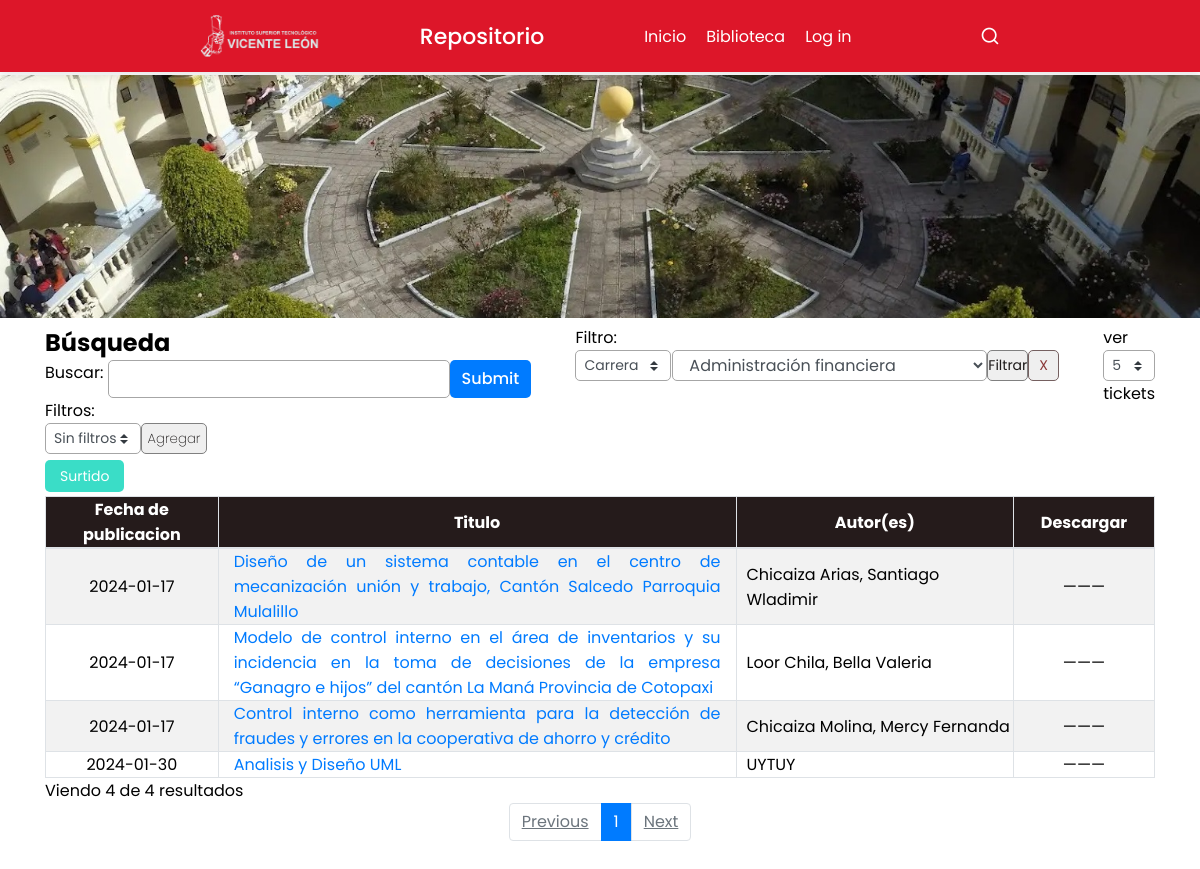
The app's page /search?item1=Administración financiera with its own data.
### tables this page shows
CREATE TABLE `acaautor` (
  `autor_cod_autor` int(11) NOT NULL,
  `autor_nom_autor` varchar(100) NOT NULL,
  `autor_cod_projc` int(11) NOT NULL,
  `autor_cod_tutor` int(11) NOT NULL
);

CREATE TABLE `acaprojc` (
  `projc_cod_projc` int(11) NOT NULL,
  `projc_mat_projc` varchar(50) NOT NULL,
  `projc_tit_projc` varchar(200) NOT NULL,
  `projc_fec_projc` date NOT NULL,
  `projc_ubi_projc` varchar(200) NOT NULL,
  `projc_rem_projc` text NOT NULL,
  `projc_fil_projc` text NOT NULL,
  `projc_cod_colec` int(11) NOT NULL
);

### search.php (the view, shortened to what this page needs)
<?php
require_once('./database/searcher.php');
require_once('./header.php');
?>
        <br><br><br>
        <banner>
            <div>
                <img src="./images/banner-istvl.jpg" alt="">
            </div>
        </banner>
    <?php
        if(!isset($_REQUEST['assortment'])){
    ?>
        <div class="container">
            <div style="display:flex;justify-content:space-between;flex-wrap:wrap">
                <div>
                    <form action="./search" method="GET" id="usrform">
                        <h2>Búsqueda</h2>
                        <div class="submit-btn" style="display: flex;">
                            <label>Buscar:&nbsp;</label>
                            <div><input autocomplete="off" type="text" id="seeker" name="seeker" value="<?=$seeker?>" class="form-control" form="usrform"></div><input type="submit" class="btn btn-save" form="usrform">
                        </div>
                    </form>
                    <form action="./search" method="GET" id="filform">
                        <label>Filtros:&nbsp;&nbsp;&nbsp;&nbsp;&nbsp;&nbsp;&nbsp;&nbsp;&nbsp;&nbsp;&nbsp;&nbsp;&nbsp;
                            <div style="display:flex;padding-bottom:9px">
                                <select name="selecciones" id="selecciones" class="custom-select form-control form-control-sm" style="width:6rem">
                                    <?php
                                    $items=['Sin filtros','Carrera','Autor','Fecha'];
                                    for ($i=0; $i < 4; $i++) {
                                            echo "<option value='$items[$i]'>$items[$i]</option>";
                                    }
                                    ?>
                                </select>
                                <div style="display:flex;">
                                    <button type="submit">Agregar</button>
                                </div>
                            </div>
                            <a class="btn-save" href="./search?assortment">Surtido</a>
                        </label>
                    </form>
                </div>
                <div>
                    <div style="max-width:300">
                        <?php if(!empty($career)){?>
                            <div style="display: flex">
                                <label>Filtro:&nbsp;&nbsp;&nbsp;&nbsp;&nbsp;&nbsp;&nbsp;&nbsp;&nbsp;&nbsp;&nbsp;&nbsp;&nbsp;
                                    <select name="selecciones" id="selecciones" class="custom-select form-control form-control-sm" style="width:6rem">
                                        <option value="item">Carrera</option>
                                    </select>
                                </label>
                                <label>&nbsp;
                                    <div style="display: flex">
                                    <?php
                                        echo "<select name='item1' id='item1' class='form-control' form='usrform'>";
                                            if(!empty($career)){
                                                echo "<option value='$career'>$career</option>";
                                            }else{
                                                echo "<option value=''>--Eligir opciones--</option>";
                                            }
                                        echo "</select><input type='submit' class='btn-filter' value='Filtrar' form='usrform'>
                                        <input type='submit' class='btn-dl-filter' value='X' id='deleteCareer' style='padding-left:10px;padding-right:10px' form='usrform'>";
                                    ?>
                                    </div>
                                </label>
                            </div>
                        <?php }?>
                    </div>
                </div>
                <div class="dataTables_length" id="tablaUsuarios_length">
                    <label>ver
                        <select name="limit" aria-controls="tablaUsuarios" class="custom-select custom-select-sm form-control form-control-sm" form="usrform">
                            <option value="5">5</option>
                        </select>tickets
                    </label>
                </div>
            </div>
            <table class="table-striped table-bordered dataTable no-footer" style="width: 100%;">
                <thead class="sorting" style="background: #251b1b;color: white;">
                    <tr role="row"><th tabindex="0" style="width: 107px;height:30px">Fecha de publicacion</th>
                    <th tabindex="0" style="width: 321px;">Titulo</th>
                    <th tabindex="0" style="width: 172px;">Autor(es)</th>
                    <th tabindex="0" style="width: 86px;">Descargar</th>
                </thead>
                <tbody>
                <?php
                    $registros=0;
                    foreach($resultOptions as $libreria){
                ?>
                        <tr>
                            <?php $foo=date("Y-m-d", strtotime($libreria['projc_fec_projc']))?>
                            <td><?=stickout_phrase((strpos($foo,'-0001-11-30') !== false)?"":date("Y-m-d", strtotime($libreria['projc_fec_projc'])),$seeker);?></td>
                            <td>
                                <a href='handler?id=<?=$libreria['projc_cod_projc']?>'><?=stickout_phrase($libreria['projc_tit_projc'],$seeker);?></a>
                                <br>
                            </td>
                            <td><?=stickout_phrase($libreria['autor_nom_autor'],$seeker);?></td>
                            <td class="download-post download-posts">
                                <?php
                                $archivo=str_replace('..','.',$libreria['projc_fil_projc']);
                                echo (file_exists($archivo))?"<a target='_blank' href='$archivo'><i class='fa-solid fa-eye'></i></a> <a href='$archivo' download='".str_replace('./files/','',$archivo)."'><i class='fa-solid fa-circle-down'></i></a>":"———";
                                ?>
                            </td>
                        </tr>
                <?php
                    $registros++;
                    }
                ?>
                </tbody>
            </table>
            <div class="dataTables_info">Viendo <?=$registros;?> de <?=$totalregistros;?> resultados</div>
            <div class="dataTables_paginate" style="display: flex;justify-content: center;">
                <ul class="pagination" id="pagsearch" style="display: flex;flex-wrap: wrap;">
            </div>
        <br><br><br><br>
        <?php
        }
        ?>
    </body>
</html>

### css/formain.css (style rules this page uses)
* { margin: 0; padding: 0; box-sizing: border-box; font-family: "Poppins", sans-serif; }
body { background: #fff; }
banner div img { width:calc(100%); min-width: 103px; background-size: cover; margin: auto; }
label { display: inline-block; margin-bottom: .5rem }
table tbody tr td a { color:#007bff; text-decoration:none; background-color:transparent }
.custom-select { padding:.375rem 1.75rem .375rem .75rem; line-height:1; color:#495057; appearance:none; -webkit-appearance:none; -moz-appearance:none; }
table { border-collapse:collapse; overflow-x:auto; -webkit-overflow-scrolling:touch; }
.table-bordered { border:1px solid #dee2e6 }
.table-bordered td,.table-bordered th { border:1px solid #dee2e6 }
.table-bordered thead td,.table-bordered thead th { border-bottom-width:2px }
.table-striped tbody tr:nth-of-type(odd) { background-color:rgba(0,0,0,.05) }
.table-striped tbody tr td:first-child { text-align: center; }
.table-striped tbody tr td:nth-child(2) { text-align: justify; padding: 0 15px 0 15px; }
.table-striped tbody tr td:nth-child(3) { padding-left: 10px; }
.table-striped tbody tr td:nth-child(4) { text-align: center; }
.pagination { display:-ms-flexbox; display:flex; padding-left:0; list-style:none; border-radius:.25rem }
form[id=filform] .btn-save { border: none; outline: none; font-size: 14px; padding: 6px 15px; border-radius: 5px; text-decoration: none; color: #fff; background: #3addc7; cursor: pointer; }
.form-control { display:block; width:100%; height:calc(1.5em + .75rem + 2px); padding: 0 .75rem; font-size:1rem; font-weight:400; line-height:1.5; color:#495057; background-color:#fff; background-clip:padding-box; border:1px solid #ced4da; border-radius:.25rem; transition:border-color .15s ease-in-out,box-shadow .15s ease-in-out }
.form-control::placeholder { color:#6c757d; opacity:1 }
.form-control-sm { height:calc(1.5em + .5rem + 2px); padding:.25rem .5rem; font-size:.875rem; line-height:1.5; border-radius:.2rem }
.container { width:100%; padding-right:15px; padding-left:15px; margin-right:auto; margin-left:auto; }
@media (min-width:576px) { .container { max-width:540px } }
@media (min-width:768px) { .container { max-width:720px } }
@media (min-width:992px) { .container { max-width:960px } }
@media (min-width:1200px) { .container { max-width:1140px } }
@media (min-width:576px) { .container,.container-sm { max-width:540px } }
@media (min-width:768px) { .container,.container-md,.container-sm { max-width:720px } }
@media (min-width:992px) { .container,.container-lg,.container-md,.container-sm { max-width:960px } }
@media (min-width:1200px) { .container,.container-lg,.container-md,.container-sm,.container-xl { max-width:1140px } }
.btn { display: inline-block; font-weight: 400; text-align: center; text-decoration: none; white-space: nowrap; vertical-align: middle; -webkit-user-select: none; -moz-user-select: none; -ms-user-select: none; user-select: none; border: 1px solid transparent; padding: 0.375rem 0.75rem; font-size: 1rem; line-height: 1.5; border-radius: 0.25rem; transition: color .15s ease-in-out,background-color .15s ease-in-out,border-color .15s ease-in-out,box-shadow .15s ease-in-out; }
.container div:nth-child(1) div:nth-child(2) div label:nth-child(2) div .form-control { height: 31px; }
#filform label div .form-control { height: 31px; padding: auto; }
.submit-btn input[type=submit] { color: #fff; border: none; height: auto; width: auto; float: right; font-size: 16px; padding: 0.375rem 0.75rem; border-radius: 5px; cursor: pointer; font-weight: 500; text-align: center; background-color: #007bff; transition: 0.2s ease; }
#filform label div button[type=submit] { color: #1d1a1a; border: 1px solid gray; height: 31px; width: auto; float: right; padding: 0rem 0.35rem; border-radius: 5px; cursor: pointer; font-weight: 200; text-align: center; transition: 0.2s ease; }
input[class=btn-filter] { color: #1d1a1a; border: 1px solid gray; height: auto; width: auto; font-size: 14px; border-radius: 5px; cursor: pointer; text-align: center; transition: 0.2s ease; }
input[class=btn-dl-filter] { color: #893636; border: 1px solid #756060; height: auto; width: auto; font-size: 14px; border-radius: 5px; cursor: pointer; text-align: center; transition: 0.4s ease; }

### search.php (style rules this page uses)
.table-striped .sorting { background: linear-gradient(to right, #0575E6, #00F260); color:white; }
.form-control { border-radius: 5px; border: 1px solid #a6a6a6; }

### records on screen
acaautor: autor_cod_projc.projc_fec_projc "2024-01-17", autor_cod_projc.projc_tit_projc "Diseño de un sistema contable en el centro de mecanización unión y trabajo, Cantón Salcedo Parroquia Mulalillo", autor_nom_autor "Chicaiza Arias, Santiago Wladimir"
acaautor: autor_cod_projc.projc_fec_projc "2024-01-17", autor_cod_projc.projc_tit_projc "Modelo de control interno en el área de inventarios y su incidencia en la toma de decisiones de la empresa “Ganagro e hijos” del cantón La Maná Provincia de Cotopaxi", autor_nom_autor "Loor Chila, Bella Valeria"
acaautor: autor_cod_projc.projc_fec_projc "2024-01-17", autor_cod_projc.projc_tit_projc "Control interno como herramienta para la detección de fraudes y errores en la cooperativa de ahorro y crédito", autor_nom_autor "Chicaiza Molina, Mercy Fernanda"
acaautor: autor_cod_projc.projc_fec_projc "2024-01-30", autor_cod_projc.projc_tit_projc "Analisis y Diseño UML", autor_nom_autor "UYTUY"

### other values on screen
$registros "4"
$totalregistros "4"
form field selecciones "Sin filtros"
form field item1 "Administración financiera"
